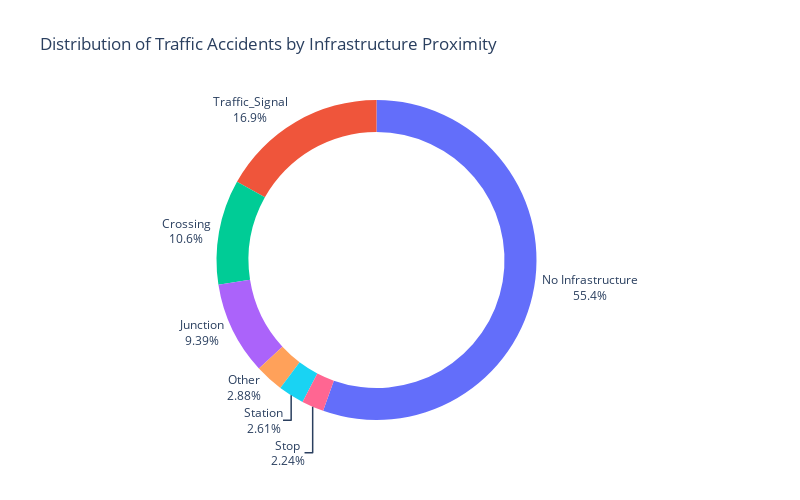

Notebook code for this chart:
### Markdown cell above
### Surrounding conditions
In the following graph you can see that most accidents take place with no relevant infrastructure such as traffic stops or traffic lighs nearby. It is however notable that aside from the no infrastructure, most accidents take place at junctions or traffic_signs. These are also the places that are most susceptible to human error. We can conclude from this graph that the place where the traffic accident takes place is relevant to the cause of the accidents.

### Code cell
import plotly.express as px
import pandas as pd


df = pd.read_csv('../resources/us_accidents_filtered_rows.csv')

infrastructures = ['Amenity', 'Bump', 'Crossing', 'Give_Way', 'Junction', 'No_Exit', 
                   'Railway', 'Roundabout', 'Station', 'Stop', 'Traffic_Calming', 
                   'Traffic_Signal', 'Turning_Loop']

# Check if all infrastructure columns are False for each row
def all_false(row):
    return all(not row[infra] for infra in infrastructures)

# Apply the function row-wise to create a boolean mask
all_false_mask = df.apply(all_false, axis=1)

# Count rows where all infrastructure columns are False
no_infrastructure_count = all_false_mask.sum()

# Count occurrences of True values for each infrastructure type
counts = [df[infra].sum() for infra in infrastructures]

# If there are rows with all False values, add a category for "No Infrastructure Near Accidents"
if no_infrastructure_count > 0:
    infrastructures.append('No Infrastructure')
    counts.append(no_infrastructure_count)

# Create lists for labels and values
labels = infrastructures
values = counts

# Calculate total number of accidents
total_accidents = sum(values)

# Calculate percentages
percentages = [count / total_accidents * 100 for count in counts]

threshold = 1.3
combined_labels = []
combined_values = []

for label, value, percent in zip(labels, values, percentages):
    if percent < threshold:
        combined_labels.append('Other')
        combined_values.append(value)
    else:
        combined_labels.append(label)
        combined_values.append(value)

fig = px.pie(names=combined_labels, values=combined_values, title='Distribution of Traffic Accidents by Infrastructure Proximity',
             hole=0.8,
             labels={'label': 'percent'},
             width=800, height=500)


fig.update_traces(textposition='outside', textinfo='label+percent')
fig.update_layout(showlegend=False)

fig.show()

### Figure 1 — Plotly figure (JSON) as saved in the notebook; plotly's stock layout.template omitted (floating-point values rounded to 4 significant figures)
{"data": [{"domain": {"x": [0, 1], "y": [0, 1]}, "hole": 0.8, "hovertemplate": "label=%{label}<br>value=%{value}<extra></extra>", "labels": ["Other", "Other", "Crossing", "Other", "Junction", "Other", "Other", "Other", "Station", "Stop", "Other", "Traffic_Signal", "Other", "No Infrastructure"], "legendgroup": "", "name": "", "showlegend": true, "textinfo": "label+percent", "textposition": "outside", "type": "pie", "values": [6123, 104, 50091, 2362, 44275, 793, 3845, 10, 12319, 10544, 338, 79514, 0, 261378]}], "layout": {"height": 500, "legend": {"tracegroupgap": 0}, "showlegend": false, "title": {"text": "Distribution of Traffic Accidents by Infrastructure Proximity"}, "width": 800}}
